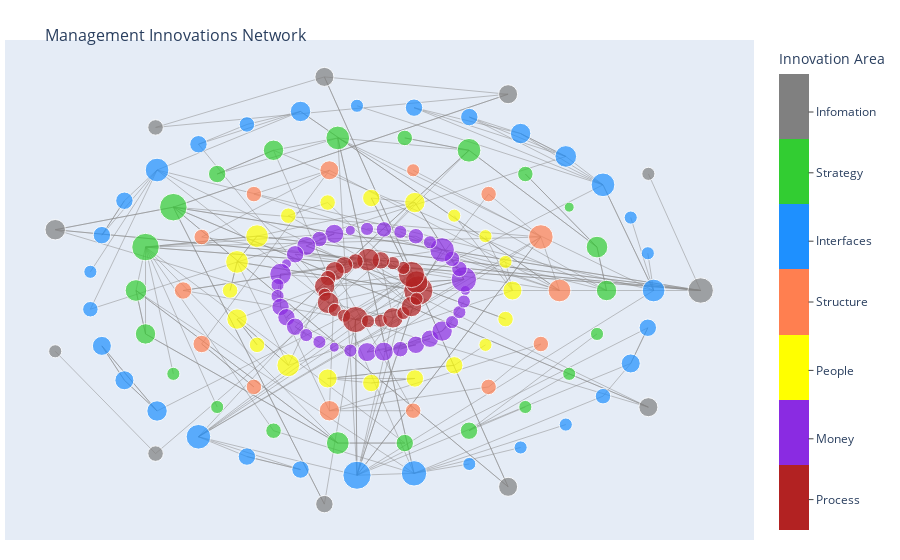

Notebook code for this chart:
### Code cell
fig = go.Figure(data=[edge_trace, node_trace, middle_hover_trace],
             layout=go.Layout(
                title='<br>Management Innovations Network',
                titlefont_size=16,
                showlegend=False,
                hovermode='closest',
                margin=dict(b=20,l=5,r=5,t=40),
                xaxis=dict(showgrid=False, zeroline=False, showticklabels=False),
                yaxis=dict(showgrid=False, zeroline=False, showticklabels=False))
                )

fig.show()

### Figure 1 — Plotly figure (JSON) as saved in the notebook; plotly's stock layout.template omitted (floating-point values rounded to 4 significant figures; data arrays with more than 128 entries replaced by an {"elided": "..."} marker saying what was removed)
{"data": [{"hoverinfo": "none", "line": {"color": "#888", "width": 0.5}, "mode": "lines", "type": "scatter", "x": {"elided": "834 float values"}, "y": {"elided": "834 float values"}}, {"hoverinfo": "text", "marker": {"color": {"elided": "156 int values"}, "colorbar": {"tickmode": "array", "ticks": "outside", "ticktext": ["Process", "Money", "People", "Structure", "Interfaces", "Strategy", "Infomation"], "tickvals": [1.4, 2.2, 3.1, 4, 4.8, 5.7, 6.5], "title": {"side": "top", "text": "Innovation Area"}}, "colorscale": [[0, "grey"], [0.1429, "grey"], [0.1429, "limegreen"], [0.2857, "limegreen"], [0.2857, "dodgerblue"], [0.4286, "dodgerblue"], [0.4286, "coral"], [0.5714, "coral"], [0.5714, "yellow"], [0.7143, "yellow"], [0.7143, "blueviolet"], [0.8571, "blueviolet"], [0.8571, "firebrick"], [1, "firebrick"]], "reversescale": true, "showscale": true, "size": {"elided": "156 float values"}}, "mode": "markers", "text": {"elided": "156 str values"}, "type": "scatter", "x": {"elided": "156 float values"}, "y": {"elided": "156 float values"}}, {"hoverinfo": "text", "hovertext": {"elided": "278 str values"}, "marker": {"color": "#d3d3d3", "size": 15}, "mode": "markers", "opacity": 0, "type": "scatter", "x": {"elided": "278 float values"}, "y": {"elided": "278 float values"}}], "layout": {"hovermode": "closest", "margin": {"b": 20, "l": 5, "r": 5, "t": 40}, "showlegend": false, "title": {"font": {"size": 16}, "text": "<br>Management Innovations Network"}, "xaxis": {"showgrid": false, "showticklabels": false, "zeroline": false}, "yaxis": {"showgrid": false, "showticklabels": false, "zeroline": false}}}
